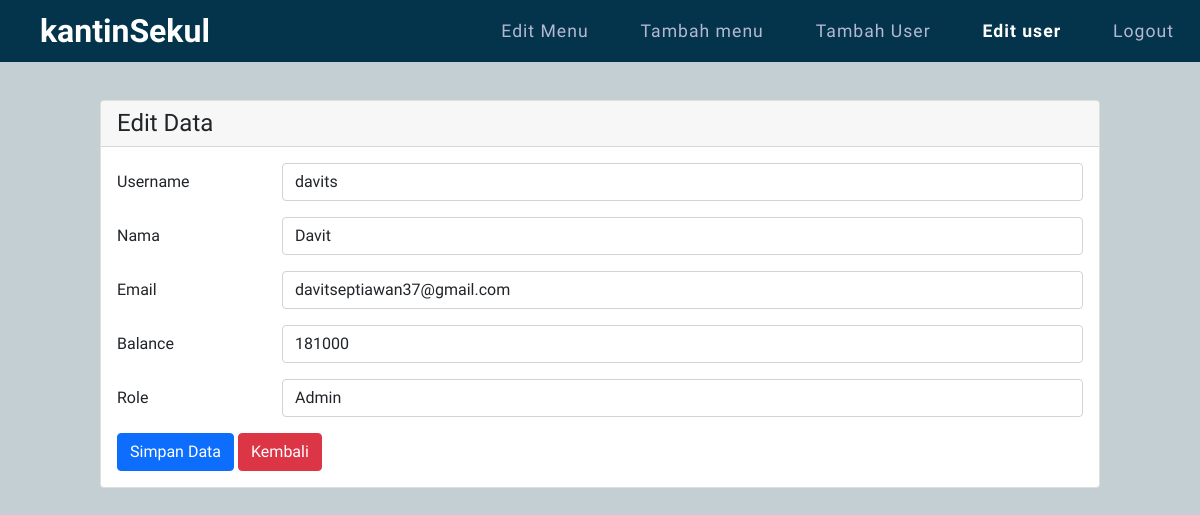
The app's page /user-edit-form.php?id=20 (signed in) with its own data.
### tables this page shows
CREATE TABLE `users` (
  `id` int(11) NOT NULL,
  `role` varchar(70) NOT NULL,
  `balance` int(11) NOT NULL,
  `name` varchar(40) NOT NULL,
  `username` varchar(50) NOT NULL,
  `email` varchar(50) NOT NULL,
  `password` varchar(255) NOT NULL
);

### user-edit-form.php (the view, shortened to what this page needs)
<?php
include("foradmin.php");
$id = $_GET['id'];
$sql = "SELECT * FROM users WHERE id=$id";
$query = mysqli_query($koneksi, $sql);
$user = mysqli_fetch_assoc($query);
?>
<!DOCTYPE html>
<html lang="en">
<head>
    <link href="https://cdn.jsdelivr.net/npm/bootstrap@5.1.3/dist/css/bootstrap.min.css" rel="stylesheet">
    <link rel="stylesheet" href="style2.css">
</head>
<body>
    <header>
        <a href="index.php" class="logo">kantinSekul</a>
        <ul class="navigasi">
            <li><a class="nav-item nav-link active" href="output-menu.php">Edit Menu</a></li>
            <li><a class="nav-item nav-link active" href="tambah-produk.php">Tambah menu</a></li>
            <li><a class="nav-item nav-link active" href="tambah-user.php">Tambah User</a></li>
            <li><a class="nav-item nav-link active" href="user-edit.php" style="color: white; font-weight: 600;">Edit user</a></li>
            <li><a class="nav-item nav-link active" href="logout.php">Logout</a></li>
        </ul>
    </header>
    <div class="banner">
        <div class="mx-auto">
            <div class="card">
                <h4 class="card-header">Edit Data</h4>
                <div class="card-body">
                    <form action="proses-edit.php" method="POST">
                        <div class="mb-3 row">
                            <label for="username" class="col-sm-2 col-form-label">Username</label>
                            <div class="col-sm-10">
                                <input type="text" class="form-control" id="username" name="username" value="<?php echo $user['username'] ?>">
                            </div>
                        </div>
                        <div class="mb-3 row">
                            <label for="nama" class="col-sm-2 col-form-label">Nama</label>
                            <div class="col-sm-10">
                                <input type="text" class="form-control" id="name" name="name" value="<?php echo $user['name'] ?>">
                            </div>
                        </div>
                        <div class="mb-3 row">
                            <label for="email" class="col-sm-2 col-form-label">Email</label>
                            <div class="col-sm-10">
                                <input type="text" class="form-control" id="email" name="email" value="<?php echo $user['email'] ?>">
                            </div>
                        </div>
                        <div class="mb-3 row">
                            <label for="balance" class="col-sm-2 col-form-label">Balance</label>
                            <div class="col-sm-10">
                                <input type="text" class="form-control" id="balance" name="balance" value="<?php echo $user['balance'] ?>">
                            </div>
                        </div>
                        <div class="mb-3 row">
                            <label for="role" class="col-sm-2 col-form-label">Role</label>
                            <div class="col-sm-10">
                                <select class="form-control" id="role" name="role">
                                    <option value="admin" <?php if ($user['role'] == "admin") echo "selected" ?>>Admin</option>
                                </select>
                            </div>
                        </div>
                        <span>
                            <input type="submit" name="simpan" value="Simpan Data" class="btn btn-primary">
                            <a href="user-edit.php"><input type="button" value="Kembali" class="btn btn-danger"></a>
                        </span>
                    </form>
                </div>
            </div>
        </div>
    </div>
</body>
</html>

### style2.css (style rules this page uses)
.mx-auto { width: 1000px; }
* { margin: 0; padding: 0; box-sizing: border-box; font-family: 'Palanquin Dark', sans-serif; }
header { position: absolute; width: 100%; display: flex; justify-content: space-between; align-items: center; padding: 10 px 100px; z-index: 10; background: #04344c; }
.logo { position: relative; right: 60px; font-size: 2em; color: #fff; text-decoration: none; font-weight: 600; padding-left: 100px; }
.navigasi { display: flex; justify-content: center; flex-wrap: wrap; margin: 10px 0; }
.navigasi li { list-style: none; margin: 0 10px; }
.navigasi li a { color: #b5b8d1; font-size: 1.1em; text-decoration: none; font-weight: 500; letter-spacing: 1px; }
.banner { background: #c4cfd4; padding: 100px 100px 50px; min-height: 100vh; }

### records on screen
users: username "davits", name "Davit", email "davitseptiawan37@gmail.com", balance "181000", role "Admin"
